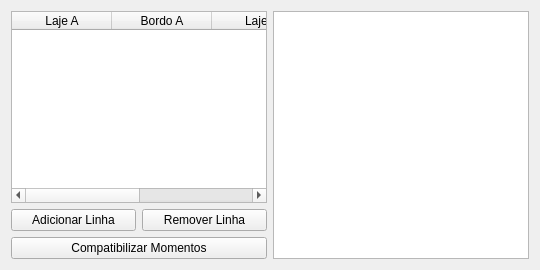
            <widget class="QWidget" name="tab_7">
             <attribute name="title">
              <string>Compatibilização</string>
             </attribute>
             <layout class="QHBoxLayout" name="horizontalLayout_8">
              <item>
               <layout class="QHBoxLayout" name="horizontalLayout_7">
                <item>
                 <layout class="QGridLayout" name="gridLayout_22">
                  <item row="1" column="0" colspan="2">
                   <widget class="QTableWidget" name="compat_table_compat_laje">
                    <property name="showGrid">
                     <bool>true</bool>
                    </property>
                    <property name="sortingEnabled">
                     <bool>false</bool>
                    </property>
                    <column>
                     <property name="text">
                      <string>Laje A</string>
                     </property>
                    </column>
                    <column>
                     <property name="text">
                      <string>Bordo A</string>
                     </property>
                    </column>
                    <column>
                     <property name="text">
                      <string>Laje B</string>
                     </property>
                    </column>
                    <column>
                     <property name="text">
                      <string>Bordo B</string>
                     </property>
                    </column>
                   </widget>
                  </item>
                  <item row="4" column="0" colspan="2">
                   <widget class="QPushButton" name="add_compt_btn_compat_laje">
                    <property name="text">
                     <string>Compatibilizar Momentos</string>
                    </property>
                   </widget>
                  </item>
                  <item row="3" column="0">
                   <widget class="QPushButton" name="add_linha_btn_compat_laje">
                    <property name="text">
                     <string>Adicionar Linha</string>
                    </property>
                   </widget>
                  </item>
                  <item row="3" column="1">
                   <widget class="QPushButton" name="remov_linha_btn_compat_laje">
                    <property name="text">
                     <string>Remover Linha</string>
                    </property>
                   </widget>
                  </item>
                 </layout>
                </item>
                <item>
                 <widget class="QTextBrowser" name="textBrowser_compat_laje">
                  <property name="maximumSize">
                   <size>
                    <width>700</width>
                    <height>16777215</height>
                   </size>
                  </property>
                  <property name="font">
                   <font>
                    <pointsize>14</pointsize>
                   </font>
                  </property>
                 </widget>
                </item>
               </layout>
              </item>
             </layout>
            </widget>
